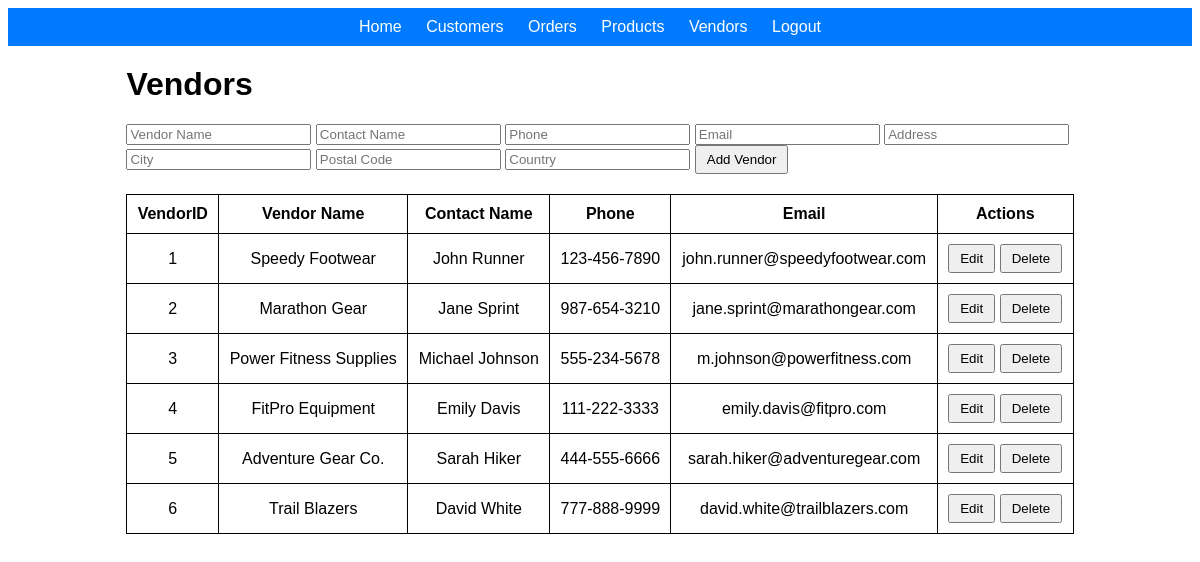
The page /admin/vendors.php on the database as committed earlier.
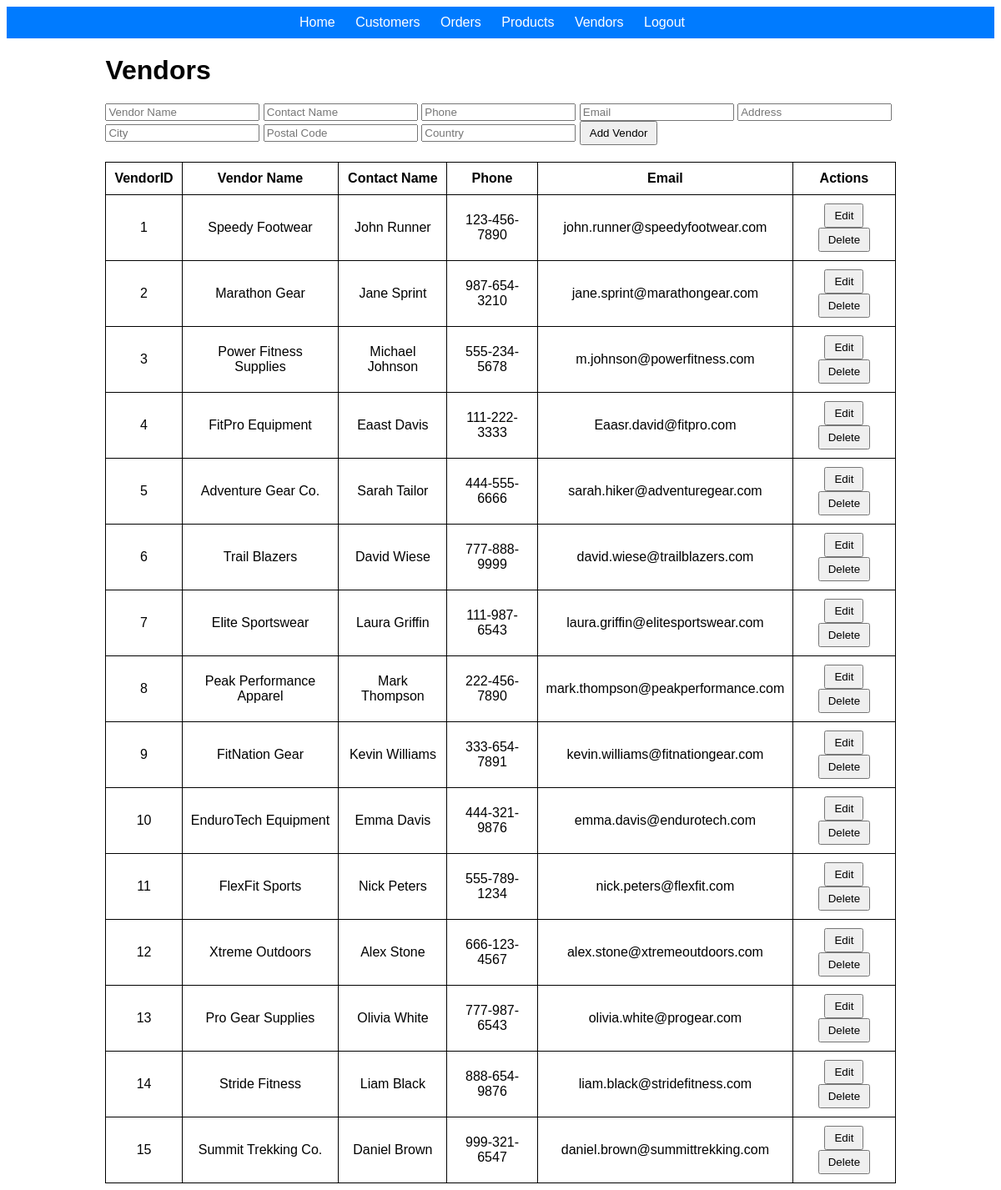
The same page on the database as committed later.
### tables this page shows
CREATE TABLE Vendor (
    VendorID INT PRIMARY KEY,
    VendorName VARCHAR(100),
    ContactName VARCHAR(100),
    Phone VARCHAR(20),
    Email VARCHAR(255),
    Address VARCHAR(255),
    City VARCHAR(100),
    PostalCode VARCHAR(20),
    Country VARCHAR(100),
    CreatedDate TIMESTAMP DEFAULT CURRENT_TIMESTAMP
);

### database.php (called while the page is built, shortened)
<?php
$conn = null;
function select_rows($sql) {
    global $conn;
    $rows = array();
    $result = $conn->query($sql);
    if ($result && $result->num_rows > 0) {
        while ($row = $result->fetch_assoc()) {
            array_push($rows, $row);
        }
    }
    return $rows;
}
function get_vendors() {
    $sql = "SELECT VendorID, VendorName, ContactName, Phone, Email, Address, City, PostalCode, Country, CreatedDate FROM Vendor";
    $rows = select_rows($sql);
    return $rows;
}
?>

### admin/vendors.php (the view, shortened to what this page needs)
<?php
include '../database.php';
$vendorName = '';
$contactName = '';
$phone = '';
$email = '';
$address = '';
$city = '';
$postalCode = '';
$country = '';
$vendors = get_vendors();
?>
<!DOCTYPE html>
<html lang="en">
<head>
</head>
<body>
<nav>
    <a href="index.php">Home</a>
    <a href="customers.php">Customers</a>
    <a href="orders.php">Orders</a>
    <a href="products.php">Products</a>
    <a href="vendors.php">Vendors</a>
    <?php if (isset($_SESSION['customer_id'])): ?>
        <a href="?logout=true" class="logout-btn">Logout</a>
    <?php else: ?>
        <a href="../login.php">Logout</a>
    <?php endif; ?>
</nav>
<div class="container">
    <h1>Vendors</h1>
    <form action="vendors.php" method="POST" id="vendorForm">
        <input type="text" name="VendorName" id="VendorName" placeholder="Vendor Name" value="<?= htmlspecialchars($vendorName) ?>" required>
        <input type="text" name="ContactName" id="ContactName" placeholder="Contact Name" value="<?= htmlspecialchars($contactName) ?>" required>
        <input type="text" name="Phone" id="Phone" placeholder="Phone" value="<?= htmlspecialchars($phone) ?>" required>
        <input type="email" name="Email" id="Email" placeholder="Email" value="<?= htmlspecialchars($email) ?>" required>
        <input type="text" name="Address" id="Address" placeholder="Address" value="<?= htmlspecialchars($address) ?>" required>
        <input type="text" name="City" id="City" placeholder="City" value="<?= htmlspecialchars($city) ?>" required>
        <input type="text" name="PostalCode" id="PostalCode" placeholder="Postal Code" value="<?= htmlspecialchars($postalCode) ?>" required>
        <input type="text" name="Country" id="Country" placeholder="Country" value="<?= htmlspecialchars($country) ?>" required>
        <button type="submit" id="submitButton">Add Vendor</button>
    </form>
    <table>
        <tr>
            <th>VendorID</th>
            <th>Vendor Name</th>
            <th>Contact Name</th>
            <th>Phone</th>
            <th>Email</th>
            <th>Actions</th>
        </tr>
        <?php foreach ($vendors as $vendor): ?>
            <tr>
                <td><?= $vendor['VendorID'] ?></td>
                <td><?= $vendor['VendorName'] ?></td>
                <td><?= $vendor['ContactName'] ?></td>
                <td><?= $vendor['Phone'] ?></td>
                <td><?= $vendor['Email'] ?></td>
                <td>
                    <button onclick="editVendor('<?= $vendor['VendorID'] ?>', '<?= htmlspecialchars($vendor['VendorName']) ?>', '<?= htmlspecialchars($vendor['ContactName']) ?>', '<?= htmlspecialchars($vendor['Phone']) ?>', '<?= htmlspecialchars($vendor['Email']) ?>', '<?= htmlspecialchars($vendor['Address']) ?>', '<?= htmlspecialchars($vendor['City']) ?>', '<?= htmlspecialchars($vendor['PostalCode']) ?>', '<?= htmlspecialchars($vendor['Country']) ?>')">Edit</button>
                    <button onclick="deleteVendor('<?= $vendor['VendorID'] ?>', '<?= htmlspecialchars($vendor['VendorName']) ?>')">Delete</button>
                </td>
            </tr>
        <?php endforeach; ?>
    </table>
</div>
</body>
</html>

Rows that differ between the two databases and show on the page:
changed vendor "FitPro Equipment": ContactName "Emily Davis" → "Eaast Davis"; Email "emily.davis@fitpro.com" → "Eaasr.david@fitpro.com"
changed vendor "Adventure Gear Co.": ContactName "Sarah Hiker" → "Sarah Tailor"
changed vendor "Trail Blazers": ContactName "David White" → "David Wiese"; Email "david.white@trailblazers.com" → "david.wiese@trailblazers.com"
added vendor: VendorID "7", VendorName "Elite Sportswear", ContactName "Laura Griffin", Phone "111-987-6543", Email "laura.griffin@elitesportswear.com"
added vendor: VendorID "8", VendorName "Peak Performance Apparel", ContactName "Mark Thompson", Phone "222-456-7890", Email "mark.thompson@peakperformance.com"
added vendor: VendorID "9", VendorName "FitNation Gear", ContactName "Kevin Williams", Phone "333-654-7891", Email "kevin.williams@fitnationgear.com"
added vendor: VendorID "10", VendorName "EnduroTech Equipment", ContactName "Emma Davis", Phone "444-321-9876", Email "emma.davis@endurotech.com"
added vendor: VendorID "11", VendorName "FlexFit Sports", ContactName "Nick Peters", Phone "555-789-1234", Email "nick.peters@flexfit.com"
added vendor: VendorID "12", VendorName "Xtreme Outdoors", ContactName "Alex Stone", Phone "666-123-4567", Email "alex.stone@xtremeoutdoors.com"
added vendor: VendorID "13", VendorName "Pro Gear Supplies", ContactName "Olivia White", Phone "777-987-6543", Email "olivia.white@progear.com"
added vendor: VendorID "14", VendorName "Stride Fitness", ContactName "Liam Black", Phone "888-654-9876", Email "liam.black@stridefitness.com"
added vendor: VendorID "15", VendorName "Summit Trekking Co.", ContactName "Daniel Brown", Phone "999-321-6547", Email "daniel.brown@summittrekking.com"
